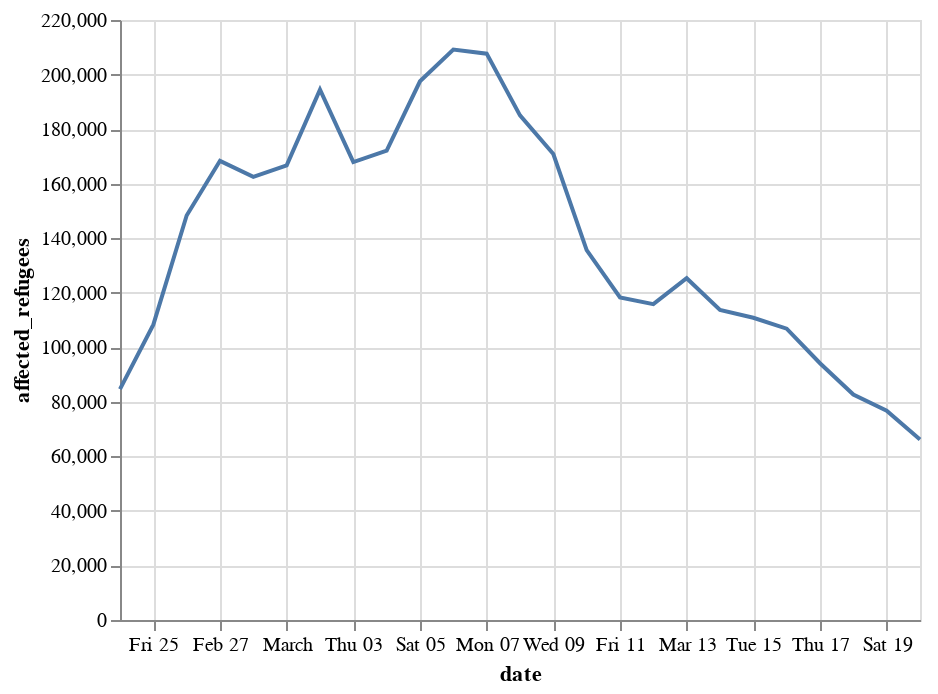

The code cell stored with this chart in its notebook:
### Markdown cell above
#### Build a [line chart](https://altair-viz.github.io/gallery/simple_line_chart.html) showing the refugees by day

### Code cell
alt.Chart(refugees).mark_line().encode(x="date:T", y="affected_refugees")

### Figure 1 — Vega-Lite specification as saved in the notebook (floating-point values rounded to 4 significant figures)
{"config": {"view": {"continuousWidth": 400, "continuousHeight": 300}}, "data": {"name": "data-224b1c1349dff1b666644ff5894b66d1"}, "mark": "line", "encoding": {"x": {"field": "date", "type": "temporal"}, "y": {"field": "affected_refugees", "type": "quantitative"}}, "$schema": "https://vega.github.io/schema/vega-lite/v4.17.0.json", "datasets": {"data-224b1c1349dff1b666644ff5894b66d1": [{"date": "2022-02-24", "affected_refugees": 84681, "cumsum": 84681}, {"date": "2022-02-25", "affected_refugees": 108301, "cumsum": 192982}, {"date": "2022-02-26", "affected_refugees": 148319, "cumsum": 341301}, {"date": "2022-02-27", "affected_refugees": 168364, "cumsum": 509665}, {"date": "2022-02-28", "affected_refugees": 162474, "cumsum": 672139}, {"date": "2022-03-01", "affected_refugees": 166690, "cumsum": 838829}, {"date": "2022-03-02", "affected_refugees": 194483, "cumsum": 1033312}, {"date": "2022-03-03", "affected_refugees": 167905, "cumsum": 1201217}, {"date": "2022-03-04", "affected_refugees": 172099, "cumsum": 1373316}, {"date": "2022-03-05", "affected_refugees": 197520, "cumsum": 1570836}, {"date": "2022-03-06", "affected_refugees": 209160, "cumsum": 1779996}, {"date": "2022-03-07", "affected_refugees": 207660, "cumsum": 1987656}, {"date": "2022-03-08", "affected_refugees": 185038, "cumsum": 2172694}, {"date": "2022-03-09", "affected_refugees": 170843, "cumsum": 2343537}, {"date": "2022-03-10", "affected_refugees": 135655, "cumsum": 2479192}, {"date": "2022-03-11", "affected_refugees": 118268, "cumsum": 2597460}, {"date": "2022-03-12", "affected_refugees": 115822, "cumsum": 2713282}, {"date": "2022-03-13", "affected_refugees": 125317, "cumsum": 2838599}, {"date": "2022-03-14", "affected_refugees": 113676, "cumsum": 2952275}, {"date": "2022-03-15", "affected_refugees": 110820, "cumsum": 3063095}, {"date": "2022-03-16", "affected_refugees": 106802, "cumsum": 3169897}, {"date": "2022-03-17", "affected_refugees": 94157, "cumsum": 3264054}, {"date": "2022-03-18", "affected_refugees": 82655, "cumsum": 3346709}, {"date": "2022-03-19", "affected_refugees": 76757, "cumsum": 3423466}, {"date": "2022-03-20", "affected_refugees": 66178, "cumsum": 3489644}]}}
